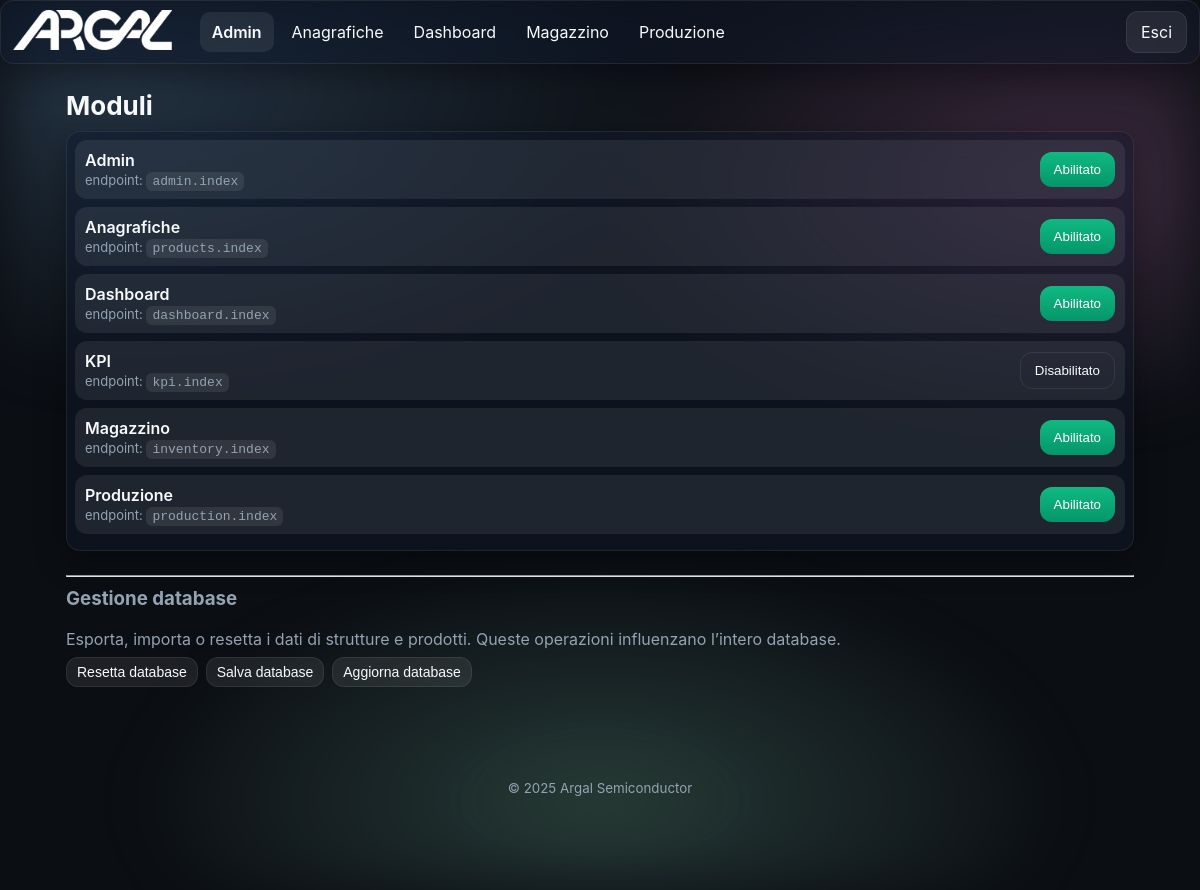
/admin/modules (signed in), run on the app's committed database.
### app/models.py (models this page shows)
class TimestampMixin(db.Model):
    __abstract__ = True
    created_at = db.Column(db.DateTime, default=datetime.utcnow)
    updated_at = db.Column(db.DateTime, default=datetime.utcnow, onupdate=datetime.utcnow)

class Module(TimestampMixin):
    __tablename__ = 'modules'
    id = db.Column(db.Integer, primary_key=True)
    name = db.Column(db.String(100), unique=True, nullable=False)
    slug = db.Column(db.String(100), unique=True, nullable=False)
    endpoint = db.Column(db.String(120), unique=True, nullable=False)
    enabled = db.Column(db.Boolean, default=True)
    icon = db.Column(db.String(100), default='cube')

### app/blueprints/admin/routes.py (the view, shortened to what this page needs)
@admin_bp.route('/modules', methods=['GET', 'POST'])
@login_required
def modules():
    admin_required()
    modules = Module.query.order_by(Module.name.asc()).all()
    return render_template('admin/modules.html', modules=modules)

### app/blueprints/admin/routes.py (called while the page is built)
def admin_required():
    if not current_user.is_authenticated or not getattr(current_user, 'is_admin', False):
        abort(403)

@admin_bp.before_request
def check_admin():
    if not current_user.is_authenticated:
        return login_manager.unauthorized()
    if not current_user.is_admin:
        abort(403)

### app/models.py (called while the page is built)
@login_manager.user_loader
def load_user(user_id):
    try:
        return User.query.get(int(user_id))
    except Exception:
        return None

    @property
    def is_admin(self) -> bool:
        return self.role == 'admin'

### app/templates/admin/modules.html (shortened to what this page needs)
{% extends 'base.html' %}
{% block content %}
<section class="section">
  <h2 class="section-title">Moduli</h2>
  <div class="list glass">
    {% for m in modules %}
    <form method="post" class="list-row">
      <div class="list-info">
        <div class="list-title">{{ m.name }}</div>
        <div class="list-subtitle">endpoint: <code>{{ m.endpoint }}</code></div>
      </div>
      <button class="btn {{ 'success' if m.enabled else 'ghost' }}">
        {{ 'Abilitato' if m.enabled else 'Disabilitato' }}
      </button>
    </form>
    {% endfor %}
  </div>
  <hr class="divider" style="margin-top:24px; margin-bottom:16px;">
  <h3 class="section-subtitle">Gestione database</h3>
  <p class="muted" style="margin-bottom:8px;">Esporta, importa o resetta i dati di strutture e prodotti. Queste operazioni influenzano l’intero database.</p>
  <div style="display:flex; flex-wrap:wrap; gap:8px; align-items:center;">
    <form action="{{ url_for('admin.reset_db') }}" method="post" onsubmit="return confirm('Questa operazione eliminerà tutti i prodotti, strutture e file. Continuare?');">
      <button type="submit" class="btn danger small">Resetta database</button>
    </form>
    <form action="{{ url_for('admin.save_db') }}" method="post">
      <button type="submit" class="btn small">Salva database</button>
    </form>
    <form action="{{ url_for('admin.update_db') }}" method="get">
      <button type="submit" class="btn small">Aggiorna database</button>
    </form>
  </div>
</section>
{% endblock %}

### app/templates/base.html (shortened to what this page needs)
<!doctype html>
<html lang="it" data-theme="dark">
<head>
  <link rel="stylesheet" href="{{ url_for('static', filename='css/styles.css') }}">
</head>
<body>
  <div class="bg-aurora"></div>
  {% if current_user.is_authenticated and not embedded %}
  <header class="app-header glass">
    <div class="brand">
      <a href="{{ url_for('dashboard.index') }}" class="brand-link" style="display:inline-block;">
        <img src="{{ url_for('static', filename='img/logo.png') }}" alt="Logo" class="logo">
      </a>
    </div>
    <nav class="nav-desktop">
      {% set cur_ep = request.endpoint or '' %}
      {% set detected_bp = (cur_ep.split('.')|first) %}
      {% set forced_bp = None %}
      {% if active_module is defined and active_module %}
        {% set forced_bp = active_module %}
      {% elif g is defined and g.active_module is defined and g.active_module %}
        {% set forced_bp = g.active_module %}
      {% endif %}
      {% set cur_bp = forced_bp if forced_bp else detected_bp %}
      {% for m in enabled_modules %}
        {% set mod_bp = (m.endpoint.split('.')|first) %}
        {% set is_active = (mod_bp == cur_bp) %}
        {% set display_name = 'Anagrafiche' if (m.slug == 'products' or m.name == 'Prodotti') else m.name %}
        <a class="nav-link{{ ' active' if is_active else '' }}" href="{{ url_for(m.endpoint) }}">{{ display_name }}</a>
      {% endfor %}
    </nav>
    <div class="header-actions">
      <a class="btn btn-ghost" href="{{ url_for('auth.logout') }}">Esci</a>
    </div>
  </header>
    {% set cur_ep = request.endpoint or '' %}
    {% set detected_bp = (cur_ep.split('.')|first) %}
    {% set forced_bp = None %}
    {% if active_module is defined and active_module %}
      {% set forced_bp = active_module %}
    {% elif g is defined and g.active_module is defined and g.active_module %}
      {% set forced_bp = g.active_module %}
    {% endif %}
    {% set cur_bp = forced_bp if forced_bp else detected_bp %}
  {% endif %}
  <main class="container">
    {% block content %}{% endblock %}
  </main>
  {% if not embedded %}
  <footer class="app-footer">
    <small>© {{ 2025 }} Argal Semiconductor</small>
  </footer>
  {% endif %}
</body>
</html>

### app/static/css/styles.css (style rules this page uses)
:root { --radius: 14px; --gap: 16px; --glass-bg: rgba(255,255,255,.10); --glass-stroke: rgba(255,255,255,.25); --text: #0b0b0c; --muted: #6b7280; --bg: #f6f7fb; --card: rgba(255,255,255,.6); --shadow: 0 10px 30px rgba(2,6,23,.15); }
html[data-theme='dark'] { --glass-bg: rgba(17,25,40,.50); --glass-stroke: rgba(255,255,255,.08); --text: #f8fafc; --muted: #93a3b3; --bg: #0b0e13; --card: rgba(255,255,255,.08); --shadow: 0 10px 30px rgba(0,0,0,.35); color-scheme: dark light; }
* { box-sizing:border-box; }
html,body { height:100%; }
body { margin:0; font-family: -apple-system, BlinkMacSystemFont, "Segoe UI", Roboto, Inter, "Helvetica Neue", Arial, "Apple Color Emoji","Segoe UI Emoji", "Segoe UI Symbol"; color: var(--text); background: var(--bg); }
.container { max-width:1100px; margin: 90px auto 60px; padding: 0 16px; }
.bg-aurora { position: fixed; inset: 0; background: radial-gradient(1200px 600px at 10% 10%, #8ec5ff33 0%, transparent 50%), radial-gradient(1000px 500px at 90% 20%, #ffa3e533 0%, transparent 50%), radial-gradient(1200px 600px at 50% 90%, #a7f3d033 0%, transparent 40%); filter: blur(30px) saturate(120%); animation: float 16s linear infinite alternate; z-index: -1; }
.glass { background: var(--glass-bg); border: 1px solid var(--glass-stroke); backdrop-filter: blur(14px) saturate(140%); -webkit-backdrop-filter: blur(14px) saturate(140%); border-radius: var(--radius); box-shadow: var(--shadow); }
.app-header { position: fixed; top: 0; left: 0; right: 0; height: 64px; display:flex; align-items:center; gap:16px; padding: 0 12px; z-index: 1000; }
.brand { display:flex; align-items:center; gap:10px; }
.brand .logo { height: 40px; width: auto; }
.nav-desktop { margin-left: 12px; display:none; gap:6px; }
.nav-desktop .nav-link { display:inline-flex; align-items:center; gap:8px; padding:10px 12px; border-radius: 10px; text-decoration:none; color:inherit; transition: transform .2s ease, background .2s ease, font-weight .2s ease; }
.nav-desktop .nav-link.active, .nav-mobile .nav-link.active { font-weight:600; background: var(--card); }
.header-actions { margin-left:auto; display:flex; align-items:center; gap:10px; }
@media (min-width: 900px) { .nav-desktop { display:flex; } }
.btn { display:inline-flex; align-items:center; justify-content:center; gap:8px; padding:10px 14px; border-radius: 12px; border:1px solid var(--glass-stroke); background: var(--card); cursor:pointer; text-decoration:none; color:inherit; transition: transform .2s ease, filter .2s ease, background .2s ease; }
.btn.small { padding:6px 10px; font-size:14px; }
.btn.success { background: linear-gradient(180deg, #10b981, #059669); color:white; border:0; }
.btn.ghost { background: transparent; border:1px solid var(--glass-stroke); }
.section { margin-top: 12px; }
.section-title { font-size: 26px; margin: 10px 0; }
.section-subtitle { color: var(--muted); margin-top: -6px; }
.list { padding: 8px; }
.list-row { display:grid; grid-template-columns: 1fr auto; gap:10px; align-items:center; padding: 10px; border-radius: 12px; margin-bottom: 8px; background: var(--card); }
.list-info { display:flex; flex-direction:column; gap:2px; }
.list-title { font-weight:600; }
.list-subtitle { color: var(--muted); font-size: 13px; }
.app-footer { text-align:center; padding: 30px 0; color: var(--muted); }
.muted { color: var(--muted); }
code { background: var(--card); padding: 2px 6px; border-radius: 6px; }

### data on the page
Module: name "Admin", endpoint "admin.index", enabled "Abilitato"
Module: name "Anagrafiche", endpoint "products.index", enabled "Abilitato"
Module: name "Dashboard", endpoint "dashboard.index", enabled "Abilitato"
Module: name "Magazzino", endpoint "inventory.index", enabled "Abilitato"
Module: name "Produzione", endpoint "production.index", enabled "Abilitato"
Module: name "KPI", endpoint "kpi.index", enabled "Disabilitato"

### other printed values
{{ 2025 }} "2025"
